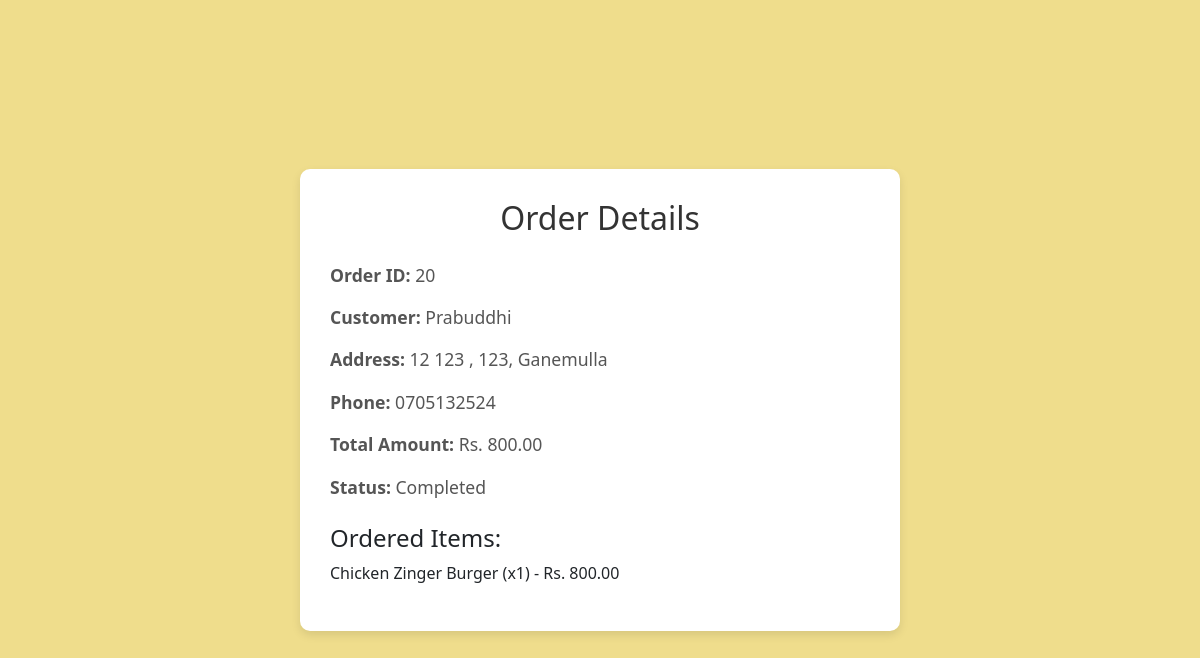
Screenshot of /order/20/ with the database file from the repository.
### webstore/models.py (models this page shows, shortened)
class Order(models.Model):
    user = models.ForeignKey(
        settings.AUTH_USER_MODEL,
        on_delete=models.CASCADE,
        null=True,  # Allow null values
        blank=True,  # Allow blank values in forms
    ) # Link order to user
    items = models.TextField()  # Use for sqlite
    order_date = models.DateTimeField(auto_now_add=True)
    STATUS_CHOICES = [
        ('Incomplete', 'Incomplete'),
        ('Complete', 'Complete'),
    ]
    status = models.CharField(max_length=20, choices=STATUS_CHOICES, default='Incomplete')
    total_price = models.FloatField(default=0)

class ShippingDetails(models.Model):
    order = models.OneToOneField(Order, on_delete=models.CASCADE)  # Link to Order
    name = models.CharField(max_length=255)
    delivery_date = models.DateField()
    delivery_time = models.TimeField()
    house_no = models.CharField(max_length=10)
    street1 = models.CharField(max_length=255)
    street2 = models.CharField(max_length=255, blank=True, null=True)
    town = models.CharField(max_length=255)
    phone = models.CharField(max_length=15)

class OrderItem(models.Model):
    order = models.ForeignKey(Order, on_delete=models.CASCADE)
    item = models.ForeignKey(Menu, on_delete=models.CASCADE)
    quantity = models.PositiveIntegerField(default=1)

class Menu(models.Model):
    name = models.CharField(max_length=50)
    description = models.CharField(max_length=400)
    price = models.FloatField()
    img_url = models.ImageField(upload_to='static/')

### webstore/views.py (the view)
# urls.py: path('order/<int:order_id>/', order_details, name='order_details'),
def order_details(request, order_id):
    order = get_object_or_404(Order, id=order_id)
    return render(request, 'order_details.html', {'order': order})

### webstore/templates/order_details.html (shortened to what this page needs)
<!DOCTYPE html>
<html lang="en">
<head>
    <link rel="stylesheet" href="https://cdn.jsdelivr.net/npm/bootstrap@5.3.0/dist/css/bootstrap.min.css">
</head>
<body>
    <div class="order-container">
        <div class="order-card">
            <h2 class="text-center mb-4">Order Details</h2>
            <p><strong>Order ID:</strong> {{ order.id }}</p>
            <p><strong>Customer:</strong> {{ order.shippingdetails.name }}</p>
            <p><strong>Address:</strong>
                {{ order.shippingdetails.house_no }} {{ order.shippingdetails.street1 }}
                {% if order.shippingdetails.street2 %}, {{ order.shippingdetails.street2 }}{% endif %},
                {{ order.shippingdetails.town }}
            </p>
            <p><strong>Phone:</strong> {{ order.shippingdetails.phone }}</p>
            <p><strong>Total Amount:</strong> Rs. {{ order.total_price|floatformat:2 }}</p>
            <p><strong>Status:</strong> {{ order.status }}</p>
            <h4 class="mt-4">Ordered Items:</h4>
            <ul class="list-unstyled">
                {% for item in order.orderitem_set.all %}
                    <li>{{ item.item.name }} (x{{ item.quantity }}) - Rs. {{ item.item.price|floatformat:2 }}</li>
                {% empty %}
                    <li>No items in this order.</li>
                {% endfor %}
            </ul>
        </div>
    </div>
</body>
</html>

### webstore/templates/order_details.html (style rules this page uses)
body { background-color: #eed97ee3; }
.order-container { display: flex; justify-content: center; align-items: center; height: 100vh; }
.order-card { background: #fff; padding: 30px; border-radius: 10px; box-shadow: 0px 4px 10px rgba(0, 0, 0, 0.1); width: 50%; }
h2 { color: #333; }
p { font-size: 1.1rem; color: #555; }

### rows the page displays
Order: id "20", shippingdetails.name "Prabuddhi", shippingdetails.house_no "12", shippingdetails.street1 "123", shippingdetails.street2 "123", shippingdetails.town "Ganemulla", shippingdetails.phone "0705132524", total_price "800.00", status "Completed"
OrderItem: item.name "Chicken Zinger Burger", quantity "1", item.price "800.00"
